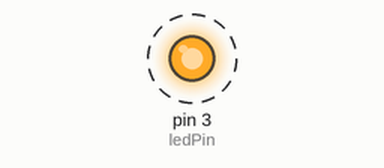
A sketch run on a simulated Arduino Uno, built with avr-gcc and run on an emulated ATmega328P. On the bench: output pins drawn as LEDs (lit = HIGH). Dashed ring = blinking.

Above: at 0.2 s.
Timing chart, 0 to 3.0 s (numbered marks = the images above):
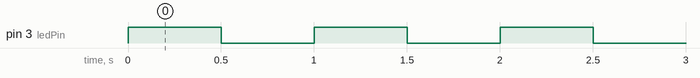

The sketch:

01_LED-Blink.ino
```cpp
const int ledPin = 3; //3:ConnectorA 4:ConnectorB 10:Builtin

void setup() {
  pinMode(ledPin, OUTPUT);
}

void loop() {
  digitalWrite(ledPin, HIGH); //ON
  delay(500); //0.5sec
  digitalWrite(ledPin, LOW); //OFF
  delay(500); //0.5sec
}
```

Measured:
- by itself, pin 3 (ledPin): alternates HIGH for 0.50 s and LOW for 0.50 s
